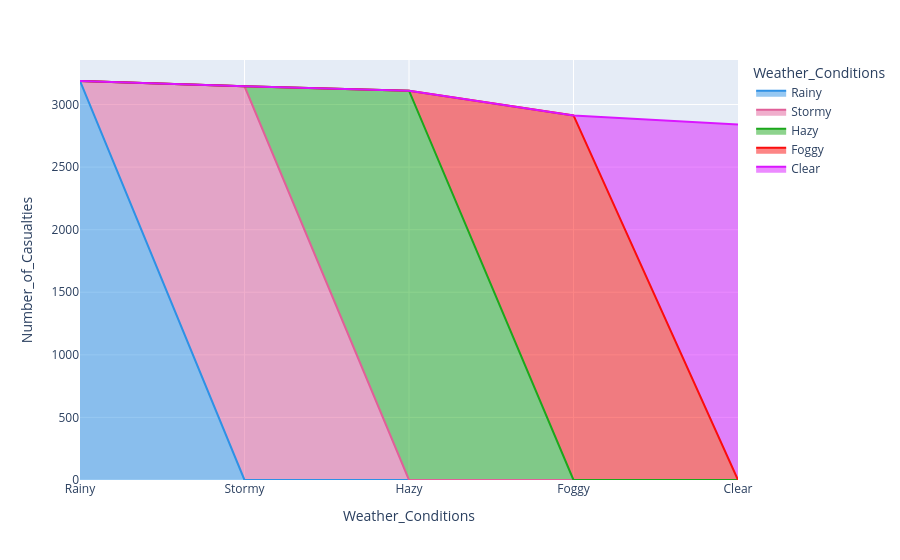

Notebook cell for this chart:
### Code cell
fig = px.area(
    data,
    x='Weather_Conditions',
    y='Number_of_Casualties',
    color='Weather_Conditions',
    color_discrete_sequence=px.colors.qualitative.Dark24
)

fig.show()

### Figure 1 — Plotly figure (JSON) as saved in the notebook; plotly's stock layout.template omitted (floating-point values rounded to 4 significant figures)
{"data": [{"fillpattern": {"shape": ""}, "hovertemplate": "Weather_Conditions=%{x}<br>Number_of_Casualties=%{y}<extra></extra>", "legendgroup": "Rainy", "line": {"color": "#2E91E5"}, "marker": {"symbol": "circle"}, "mode": "lines", "name": "Rainy", "orientation": "v", "showlegend": true, "stackgroup": "1", "type": "scatter", "x": ["Rainy"], "xaxis": "x", "y": [3188], "yaxis": "y"}, {"fillpattern": {"shape": ""}, "hovertemplate": "Weather_Conditions=%{x}<br>Number_of_Casualties=%{y}<extra></extra>", "legendgroup": "Stormy", "line": {"color": "#E15F99"}, "marker": {"symbol": "circle"}, "mode": "lines", "name": "Stormy", "orientation": "v", "showlegend": true, "stackgroup": "1", "type": "scatter", "x": ["Stormy"], "xaxis": "x", "y": [3146], "yaxis": "y"}, {"fillpattern": {"shape": ""}, "hovertemplate": "Weather_Conditions=%{x}<br>Number_of_Casualties=%{y}<extra></extra>", "legendgroup": "Hazy", "line": {"color": "#1CA71C"}, "marker": {"symbol": "circle"}, "mode": "lines", "name": "Hazy", "orientation": "v", "showlegend": true, "stackgroup": "1", "type": "scatter", "x": ["Hazy"], "xaxis": "x", "y": [3111], "yaxis": "y"}, {"fillpattern": {"shape": ""}, "hovertemplate": "Weather_Conditions=%{x}<br>Number_of_Casualties=%{y}<extra></extra>", "legendgroup": "Foggy", "line": {"color": "#FB0D0D"}, "marker": {"symbol": "circle"}, "mode": "lines", "name": "Foggy", "orientation": "v", "showlegend": true, "stackgroup": "1", "type": "scatter", "x": ["Foggy"], "xaxis": "x", "y": [2913], "yaxis": "y"}, {"fillpattern": {"shape": ""}, "hovertemplate": "Weather_Conditions=%{x}<br>Number_of_Casualties=%{y}<extra></extra>", "legendgroup": "Clear", "line": {"color": "#DA16FF"}, "marker": {"symbol": "circle"}, "mode": "lines", "name": "Clear", "orientation": "v", "showlegend": true, "stackgroup": "1", "type": "scatter", "x": ["Clear"], "xaxis": "x", "y": [2840], "yaxis": "y"}], "layout": {"legend": {"title": {"text": "Weather_Conditions"}, "tracegroupgap": 0}, "margin": {"t": 60}, "xaxis": {"anchor": "y", "categoryarray": ["Rainy", "Stormy", "Hazy", "Foggy", "Clear"], "categoryorder": "array", "domain": [0, 1], "title": {"text": "Weather_Conditions"}}, "yaxis": {"anchor": "x", "domain": [0, 1], "title": {"text": "Number_of_Casualties"}}}}
